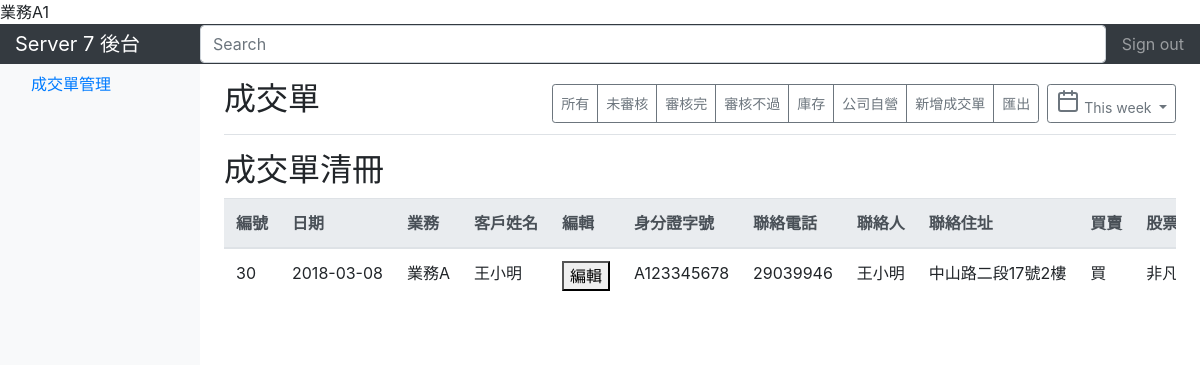
The app's page /index.php/orders/index (signed in), older data.
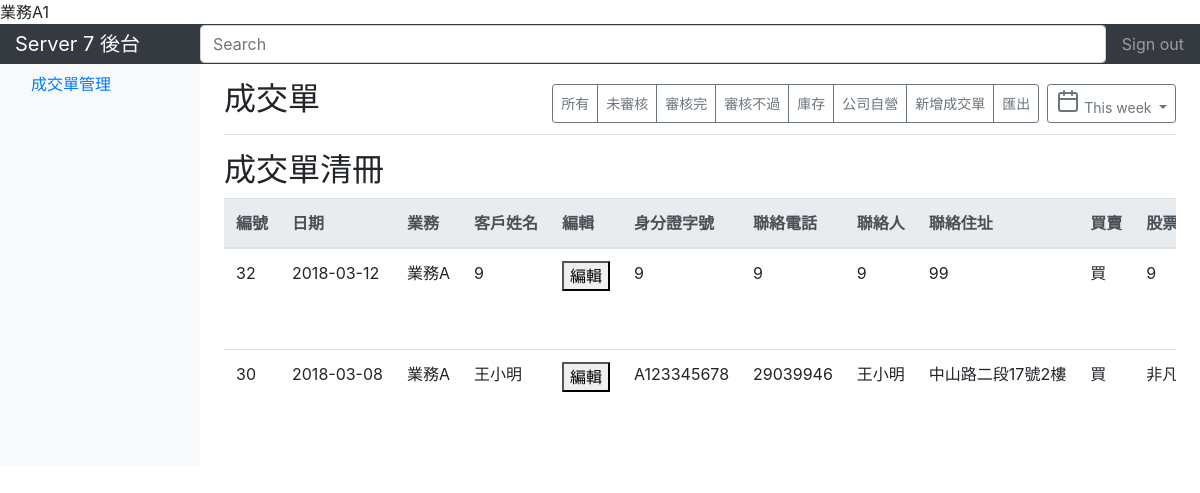
The same page, newer data.
### tables this page shows
CREATE TABLE `ORDERS` (
  `ID` int(20) NOT NULL,
  `日期` date NOT NULL,
  `業務` varchar(20) NOT NULL,
  `客戶姓名` varchar(20) NOT NULL,
  `身分證字號` varchar(10) NOT NULL,
  `聯絡電話` varchar(20) NOT NULL,
  `聯絡人` varchar(20) NOT NULL,
  `聯絡地址` varchar(50) NOT NULL,
  `買賣` varchar(1) NOT NULL,
  `股票` varchar(20) NOT NULL,
  `張數` float NOT NULL,
  `完稅價` float DEFAULT NULL,
  `成交價` float NOT NULL,
  `盤價` float NOT NULL,
  `匯款金額` int(11) NOT NULL,
  `匯款銀行` varchar(20) NOT NULL,
  `匯款分行` varchar(20) DEFAULT NULL,
  `匯款帳號` varchar(30) NOT NULL,
  `匯款戶名` varchar(20) NOT NULL,
  `轉讓會員` varchar(20) NOT NULL,
  `完稅人` varchar(20) NOT NULL,
  `一審` tinyint(1) DEFAULT NULL,
  `二審` tinyint(1) DEFAULT NULL,
  `新舊` tinyint(1) NOT NULL,
  `自行應付` float DEFAULT NULL,
  `刻印` tinyint(1) DEFAULT NULL,
  `過戶費` int(10) DEFAULT NULL,
  `媒合` tinyint(1) NOT NULL,
  `收付款` varchar(10) DEFAULT NULL,
  `過戶日` date DEFAULT NULL,
  `通知查帳` varchar(10) NOT NULL,
  `契約` varchar(10) NOT NULL,
  `稅單` varchar(10) NOT NULL,
  `已結案` tinyint(1) NOT NULL DEFAULT '0'
);

### application/controllers/orders.php (called while the page is built, shortened)
<?php
class Orders extends CI_Controller {
	public function __construct()
    {
		$this->load->helper(array('form', 'url', 'array'));
		$this->load->library('form_validation');
		$this->load->model('orders_model');
	}
	public function show($arr_data)
    {
		$this->load->view('templates/header');
		$this->load->view('pages/order_view', $arr_data);
    }
    public function index()
    {
		if (!isset($_SESSION['ACCOUNT'])) {
			redirect('index.php/login/index');
		} else {
			$orders = $this->orders_model->get(null,$_SESSION['LEVEL'],$_SESSION['NAME']);
			$employees = $this->orders_model->get_employee();
			$arrayName = array('orders' => $orders,
								'employees' => $employees,);
			$this->show($arrayName);
		}
	}
}

### index.php (called while the page is built, shortened)
<?php
require_once BASEPATH.'core/CodeIgniter.php';

### application/models/orders_model.php (called while the page is built, shortened)
<?php if ( ! defined('BASEPATH')) exit('No direct script access allowed');
class Orders_model extends CI_Model {
    public function transformer($query) {
        if ($query->num_rows() > 0) {
                foreach ($query->result() as $row) {
                        $result[] = array('ID'=>$row-> ID,
                        '日期'=>$row-> 日期,
                        '業務'=>$row-> 業務,
                        '客戶姓名'=>$row->客戶姓名,
                        '身分證字號'=>$row-> 身分證字號,
                        '聯絡電話'=>$row-> 聯絡電話,
                        '聯絡人'=>$row-> 聯絡人,
                        '聯絡地址'=>$row-> 聯絡地址,
                        '買賣'=>$row-> 買賣,
                        '股票'=>$row-> 股票,
                        '張數'=>$row-> 張數,
                        '完稅價'=>$row-> 完稅價,
                        '成交價'=>$row-> 成交價,
                        '盤價'=>$row-> 盤價,
                        '匯款金額'=>$row-> 匯款金額,
                        '匯款銀行'=>$row-> 匯款銀行,
                        '匯款分行'=>$row-> 匯款分行,
                        '匯款帳號'=>$row-> 匯款帳號,
                        '匯款戶名'=>$row-> 匯款戶名,
                        '轉讓會員'=>$row-> 轉讓會員,
                        '完稅人'=>$row-> 完稅人,
                        '一審'=>$row-> 一審,
                        '二審'=>$row-> 二審,
                        '新舊'=>$row-> 新舊,
                        '自行應付'=>$row-> 自行應付,
                        '刻印'=>$row-> 刻印,
                        '過戶費'=>$row-> 過戶費,
                        '媒合'=>$row-> 媒合,
                        '收付款'=>$row-> 收付款,
                        '過戶日'=>$row-> 過戶日,
                        '通知查帳'=>$row-> 通知查帳,
                        '契約'=>$row-> 契約,
                        '稅單'=>$row-> 稅單,
                        '已結案'=>$row-> 已結案,
                                            );
                }
                return $result;
        }
        else {
                return false;
        }
}
    public function get($keyword,$level,$name) {
        if(is_null($keyword)) {
            if($level==2) {
                $sql = "SELECT * FROM `ORDERS` ORDER BY ID DESC";
                $query = $this->db->query($sql);
            } else {
                $this->db->order_by("ID", "desc");
                $query = $this->db->get_where('ORDERS', array('業務' => $name));
            }
        }
        if($query->num_rows()>0) {
            $result = $this->transformer($query);
            return $result;
        } else {
            return false;
        }
        print_r($result);
    }
}
?>

### application/views/pages/order_view.php (the view, shortened to what this page needs)
                <main role="main" class="col-md-9 ml-sm-auto col-lg-10 pt-3 px-4">
                    <div class="d-flex justify-content-between flex-wrap flex-md-nowrap align-items-center pb-2 mb-3 border-bottom">
                        <h1 class="h2">成交單</h1>
                        <div class="btn-toolbar mb-2 mb-md-0">
                            <div class="btn-group mr-2">
                              <button class="btn btn-sm btn-outline-secondary">所有</button>
                              <button class="btn btn-sm btn-outline-secondary">未審核</button>
                              <button class="btn btn-sm btn-outline-secondary">審核完</button>
                              <button class="btn btn-sm btn-outline-secondary">審核不過</button>
                              <button class="btn btn-sm btn-outline-secondary">庫存</button>
                              <button class="btn btn-sm btn-outline-secondary">公司自營</button>
                              <input class="btn btn-sm btn-outline-secondary" type="button" onclick="location.href='new_order';" value="新增成交單" />
                              <button class="btn btn-sm btn-outline-secondary">匯出</button>
                            </div>
                            <button class="btn btn-sm btn-outline-secondary dropdown-toggle">
                              <span data-feather="calendar"></span>
                              This week
                            </button>
                        </div>
                    </div>
                    <h2>成交單清冊</h2>
                    <div class="">
                        <table class="table table-md table-hover table-responsive">
                            <thead class="thead-light">
                                <tr>
                                    <th>編號</th>
                                    <th scope="col">日期</th>
                                    <th>業務</th>
                                    <th>客戶姓名</th>
                                    <th>編輯</th>
                                    <th>身分證字號</th>
                                    <th>聯絡電話</th>
                                    <th>聯絡人</th>
                                    <th>聯絡住址</th>
                                    <th>買賣</th>
                                    <th>股票</th>
                                </tr>
                            </thead>
                            <tbody>
                                <?php if($orders){for($i=0; $i<count($orders); $i++) {?>
                                <tr>
                                    <td><?php echo ($orders[$i]['ID']) ?></td>
                                    <td><?php echo ($orders[$i]['日期']) ?></td>
                                    <td><?php echo ($orders[$i]['業務']) ?></td>
                                    <td><?php echo ($orders[$i]['客戶姓名']) ?></td>
                                    <td><button id="myBtn">編輯</button></td>
                                    <td><?php echo ($orders[$i]['身分證字號']) ?></td>
                                    <td><?php echo ($orders[$i]['聯絡電話']) ?></td>
                                    <td><?php echo ($orders[$i]['聯絡人']) ?></td>
                                    <td><?php echo ($orders[$i]['聯絡地址']) ?></td>
                                    <td><?php
                                    if($orders[$i]['買賣']==1){
                                      echo "買";
                                    } else {
                                      echo "賣";
                                    }
                                    ?></td>
                                    <td><?php echo ($orders[$i]['股票']) ?></td>
                                </tr>
                                <?php }} ?>
                            </tbody>
                        </table>
                    </div>
                </main>
            </div>
        </div>
    </body>
</html>

### application/views/templates/header.php (shortened to what this page needs)
?><!DOCTYPE html>
<!doctype html>
<html lang="en">
  <head>
    <link rel="stylesheet" href="https://maxcdn.bootstrapcdn.com/bootstrap/4.0.0/css/bootstrap.min.css">
  </head>
  <body>
    <?php if(isset($_SESSION['NAME'])) echo $_SESSION['NAME'].$_SESSION['LEVEL']; ?>
    <nav class="navbar navbar-dark sticky-top bg-dark flex-md-nowrap p-0">
        <a class="navbar-brand col-sm-3 col-md-2 mr-0" href="#">Server 7 後台</a>
          <input form="search" class="form-control form-control-dark w-100" type="text" placeholder="Search" aria-label="Search">
        <ul class="navbar-nav px-3">
            <li class="nav-item text-nowrap">
                <a class="nav-link" href="<?php echo base_url(); ?>index.php/login/logout">Sign out</a>
            </li>
        </ul>
    </nav>
    <div class="container-fluid">
        <div class="row">
            <nav class="col-md-2 d-none d-md-block bg-light sidebar">
                <div class="sidebar-sticky">
                    <ul class="nav flex-column">
                        <li class="nav-item">
                            <a class="nav-link active" href="<?php echo base_url(); ?>index.php/orders/index">
                            成交單管理<span class="sr-only">(current)</span>
                            </a>
                        </li>
                    </ul>
                </div>
            </nav>

### application/views/templates/header.php (style rules this page uses)
th, td, form { white-space: nowrap; }

Row changes from the older to the newer data that the page shows:
added orders: ID "32", 日期 "2018-03-12", 業務 "業務A", 客戶姓名 "9", 身分證字號 "9", 聯絡電話 "9", 聯絡人 "9", 聯絡地址 "99", 買賣 "買", 股票 "9"
